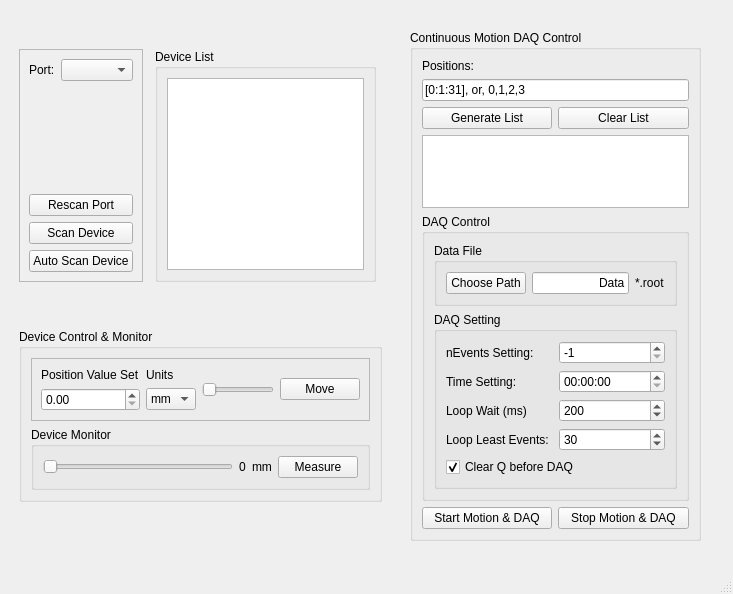
<?xml version="1.0" encoding="UTF-8"?>
<ui version="4.0">
 <class>ZaberControlWidget</class>
 <widget class="QMainWindow" name="ZaberControlWidget">
  <property name="geometry">
   <rect>
    <x>0</x>
    <y>0</y>
    <width>733</width>
    <height>594</height>
   </rect>
  </property>
  <property name="windowTitle">
   <string>Zaber Control Window</string>
  </property>
  <widget class="QWidget" name="centralwidget">
   <widget class="QFrame" name="frame">
    <property name="geometry">
     <rect>
      <x>10</x>
      <y>40</y>
      <width>381</width>
      <height>471</height>
     </rect>
    </property>
    <layout class="QGridLayout" name="gridLayout_2">
     <item row="0" column="0">
      <widget class="QFrame" name="frame_2">
       <property name="frameShape">
        <enum>QFrame::StyledPanel</enum>
       </property>
       <property name="frameShadow">
        <enum>QFrame::Raised</enum>
       </property>
       <layout class="QGridLayout" name="gridLayout_5">
        <item row="3" column="0" colspan="2">
         <widget class="QPushButton" name="btnScanDevice">
          <property name="text">
           <string>Scan Device</string>
          </property>
         </widget>
        </item>
        <item row="4" column="0" colspan="2">
         <widget class="QPushButton" name="btnAutoScanDevice">
          <property name="text">
           <string>Auto Scan Device</string>
          </property>
         </widget>
        </item>
        <item row="0" column="1">
         <widget class="QComboBox" name="portBox"/>
        </item>
        <item row="2" column="0" colspan="2">
         <widget class="QPushButton" name="btnScanPort">
          <property name="text">
           <string>Rescan Port</string>
          </property>
         </widget>
        </item>
        <item row="0" column="0">
         <widget class="QLabel" name="label">
          <property name="text">
           <string>Port:</string>
          </property>
         </widget>
        </item>
        <item row="1" column="1">
         <spacer name="verticalSpacer">
          <property name="orientation">
           <enum>Qt::Vertical</enum>
          </property>
          <property name="sizeHint" stdset="0">
           <size>
            <width>20</width>
            <height>86</height>
           </size>
          </property>
         </spacer>
        </item>
       </layout>
      </widget>
     </item>
     <item row="1" column="0">
      <spacer name="verticalSpacer_2">
       <property name="orientation">
        <enum>Qt::Vertical</enum>
       </property>
       <property name="sizeHint" stdset="0">
        <size>
         <width>20</width>
         <height>40</height>
        </size>
       </property>
      </spacer>
     </item>
     <item row="2" column="0" colspan="4">
      <widget class="QGroupBox" name="grpZaberControl">
       <property name="title">
        <string>Device Control &amp;&amp; Monitor</string>
       </property>
       <layout class="QGridLayout" name="gridLayout_4">
        <item row="0" column="0">
         <widget class="QFrame" name="frame">
          <property name="frameShape">
           <enum>QFrame::StyledPanel</enum>
          </property>
          <property name="frameShadow">
           <enum>QFrame::Raised</enum>
          </property>
          <layout class="QGridLayout" name="gridLayout_3">
           <item row="0" column="0">
            <widget class="QLabel" name="label_2">
             <property name="text">
              <string>Position Value Set</string>
             </property>
            </widget>
           </item>
           <item row="0" column="1">
            <widget class="QLabel" name="label_3">
             <property name="text">
              <string>Units</string>
             </property>
            </widget>
           </item>
           <item row="0" column="2" rowspan="2">
            <widget class="QSlider" name="sliderPosition">
             <property name="maximum">
              <number>100</number>
             </property>
             <property name="orientation">
              <enum>Qt::Horizontal</enum>
             </property>
            </widget>
           </item>
           <item row="0" column="3" rowspan="2">
            <widget class="QPushButton" name="btnMove">
             <property name="text">
              <string>Move</string>
             </property>
            </widget>
           </item>
           <item row="1" column="0">
            <widget class="QDoubleSpinBox" name="boxSetMovVal">
             <property name="maximum">
              <double>200.000000000000000</double>
             </property>
            </widget>
           </item>
           <item row="1" column="1">
            <widget class="QComboBox" name="boxUnits">
             <item>
              <property name="text">
               <string>mm</string>
              </property>
             </item>
             <item>
              <property name="text">
               <string>cm</string>
              </property>
             </item>
            </widget>
           </item>
          </layout>
         </widget>
        </item>
        <item row="1" column="0">
         <widget class="QGroupBox" name="groupBox">
          <property name="title">
           <string>Device Monitor</string>
          </property>
          <layout class="QGridLayout" name="gridLayout">
           <item row="0" column="0">
            <widget class="QSlider" name="sliderMonitor">
             <property name="tracking">
              <bool>true</bool>
             </property>
             <property name="orientation">
              <enum>Qt::Horizontal</enum>
             </property>
            </widget>
           </item>
           <item row="0" column="1">
            <widget class="QLabel" name="lblMonitor">
             <property name="text">
              <string>0</string>
             </property>
            </widget>
           </item>
           <item row="0" column="2">
            <widget class="QLabel" name="label_4">
             <property name="text">
              <string>mm</string>
             </property>
            </widget>
           </item>
           <item row="0" column="3">
            <widget class="QPushButton" name="btnMonitor">
             <property name="text">
              <string>Measure</string>
             </property>
            </widget>
           </item>
          </layout>
         </widget>
        </item>
       </layout>
      </widget>
     </item>
     <item row="0" column="2">
      <widget class="QGroupBox" name="groupDeviceList">
       <property name="title">
        <string>Device List</string>
       </property>
       <layout class="QHBoxLayout" name="horizontalLayout_3">
        <item>
         <widget class="QListWidget" name="listDevice"/>
        </item>
       </layout>
      </widget>
     </item>
     <item row="0" column="1">
      <spacer name="horizontalSpacer">
       <property name="orientation">
        <enum>Qt::Horizontal</enum>
       </property>
       <property name="sizeHint" stdset="0">
        <size>
         <width>40</width>
         <height>20</height>
        </size>
       </property>
      </spacer>
     </item>
    </layout>
   </widget>
   <widget class="QGroupBox" name="groupBox_3">
    <property name="geometry">
     <rect>
      <x>410</x>
      <y>30</y>
      <width>291</width>
      <height>511</height>
     </rect>
    </property>
    <property name="title">
     <string>Continuous Motion DAQ Control</string>
    </property>
    <layout class="QGridLayout" name="gridLayout_6">
     <item row="3" column="0" colspan="2">
      <widget class="QListWidget" name="listPosition"/>
     </item>
     <item row="0" column="0">
      <widget class="QLabel" name="label_5">
       <property name="text">
        <string>Positions:</string>
       </property>
      </widget>
     </item>
     <item row="6" column="0">
      <widget class="QPushButton" name="btnStartConMotion">
       <property name="text">
        <string>Start Motion &amp;&amp; DAQ</string>
       </property>
      </widget>
     </item>
     <item row="1" column="0" colspan="2">
      <widget class="QLineEdit" name="linePositionSetting">
       <property name="text">
        <string>[0:1:31], or, 0,1,2,3</string>
       </property>
      </widget>
     </item>
     <item row="2" column="0">
      <widget class="QPushButton" name="btnGenerateList">
       <property name="text">
        <string>Generate List</string>
       </property>
      </widget>
     </item>
     <item row="5" column="0" colspan="2">
      <spacer name="verticalSpacer_3">
       <property name="orientation">
        <enum>Qt::Vertical</enum>
       </property>
       <property name="sizeHint" stdset="0">
        <size>
         <width>20</width>
         <height>40</height>
        </size>
       </property>
      </spacer>
     </item>
     <item row="2" column="1">
      <widget class="QPushButton" name="btnClearList">
       <property name="text">
        <string>Clear List</string>
       </property>
      </widget>
     </item>
     <item row="6" column="1">
      <widget class="QPushButton" name="btnStopConMotion">
       <property name="text">
        <string>Stop Motion &amp;&amp; DAQ</string>
       </property>
      </widget>
     </item>
     <item row="4" column="0" colspan="2">
      <widget class="QGroupBox" name="grpDAQctrl">
       <property name="title">
        <string>DAQ Control</string>
       </property>
       <layout class="QGridLayout" name="gridLayout_23">
        <item row="0" column="0">
         <widget class="QGroupBox" name="groupBox_10">
          <property name="title">
           <string>Data File</string>
          </property>
          <layout class="QGridLayout" name="gridLayout_10">
           <item row="0" column="0">
            <widget class="QPushButton" name="btnPath">
             <property name="text">
              <string>Choose Path</string>
             </property>
            </widget>
           </item>
           <item row="0" column="3">
            <widget class="QLabel" name="lblFileSuf_2">
             <property name="text">
              <string>*.root</string>
             </property>
             <property name="alignment">
              <set>Qt::AlignLeading|Qt::AlignLeft|Qt::AlignVCenter</set>
             </property>
            </widget>
           </item>
           <item row="0" column="1" colspan="2">
            <widget class="QLineEdit" name="lblFileName">
             <property name="text">
              <string>Data</string>
             </property>
             <property name="alignment">
              <set>Qt::AlignRight|Qt::AlignTrailing|Qt::AlignVCenter</set>
             </property>
            </widget>
           </item>
          </layout>
         </widget>
        </item>
        <item row="1" column="0">
         <widget class="QGroupBox" name="grpDAQStart">
          <property name="title">
           <string>DAQ Setting</string>
          </property>
          <layout class="QGridLayout" name="gridLayout_12">
           <item row="0" column="1">
            <widget class="QSpinBox" name="boxDAQEvent">
             <property name="minimum">
              <number>-1</number>
             </property>
             <property name="maximum">
              <number>999999999</number>
             </property>
             <property name="value">
              <number>-1</number>
             </property>
            </widget>
           </item>
           <item row="1" column="1">
            <widget class="QTimeEdit" name="timeDAQSetting">
             <property name="displayFormat">
              <string>HH:mm:ss</string>
             </property>
             <property name="time">
              <time>
               <hour>0</hour>
               <minute>0</minute>
               <second>0</second>
              </time>
             </property>
            </widget>
           </item>
           <item row="2" column="1">
            <widget class="QSpinBox" name="boxBufferWait">
             <property name="minimum">
              <number>1</number>
             </property>
             <property name="maximum">
              <number>999999999</number>
             </property>
             <property name="value">
              <number>200</number>
             </property>
            </widget>
           </item>
           <item row="1" column="0">
            <widget class="QLabel" name="label_19">
             <property name="text">
              <string>Time Setting:</string>
             </property>
            </widget>
           </item>
           <item row="0" column="0">
            <widget class="QLabel" name="label_32">
             <property name="text">
              <string>nEvents Setting:</string>
             </property>
            </widget>
           </item>
           <item row="2" column="0">
            <widget class="QLabel" name="label_6">
             <property name="text">
              <string>Loop Wait (ms)</string>
             </property>
            </widget>
           </item>
           <item row="3" column="0">
            <widget class="QLabel" name="label_7">
             <property name="text">
              <string>Loop Least Events:</string>
             </property>
            </widget>
           </item>
           <item row="3" column="1">
            <widget class="QSpinBox" name="boxLeastEvents">
             <property name="minimum">
              <number>1</number>
             </property>
             <property name="maximum">
              <number>1000</number>
             </property>
             <property name="value">
              <number>30</number>
             </property>
            </widget>
           </item>
           <item row="4" column="0" colspan="2">
            <widget class="QCheckBox" name="boxClearQueue">
             <property name="text">
              <string>Clear Q before DAQ</string>
             </property>
             <property name="checked">
              <bool>true</bool>
             </property>
            </widget>
           </item>
          </layout>
         </widget>
        </item>
       </layout>
      </widget>
     </item>
    </layout>
   </widget>
  </widget>
  <widget class="QMenuBar" name="menubar">
   <property name="geometry">
    <rect>
     <x>0</x>
     <y>0</y>
     <width>733</width>
     <height>22</height>
    </rect>
   </property>
  </widget>
  <widget class="QStatusBar" name="statusbar"/>
 </widget>
 <resources/>
 <connections/>
</ui>
